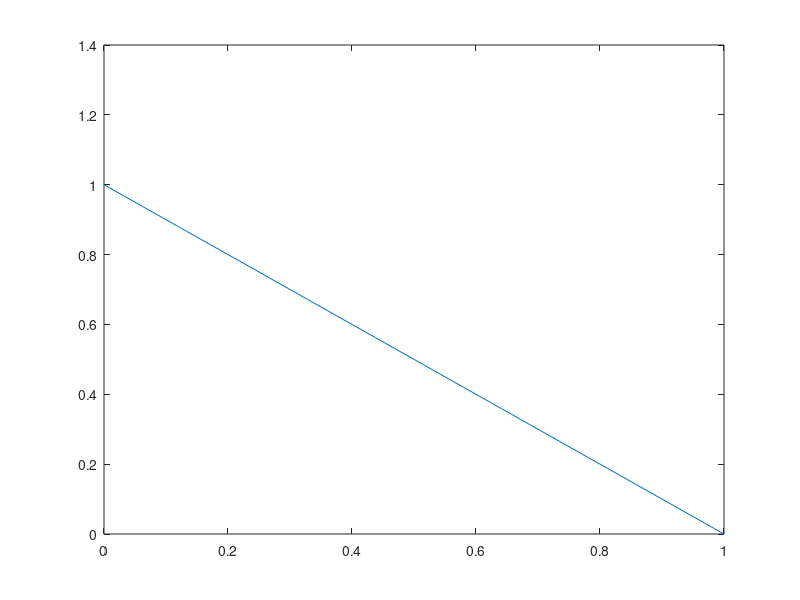
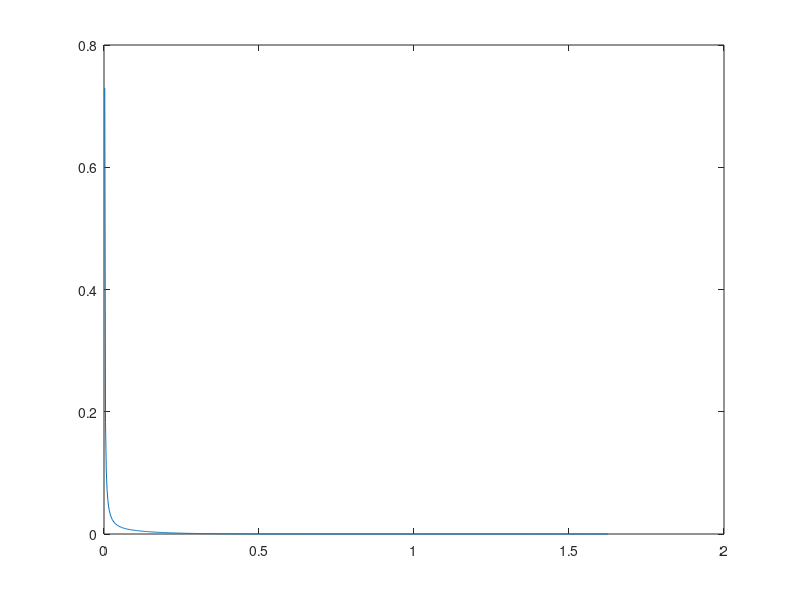

Source code (MATLAB) for these figures, in order:
clc;
clear;
close all;

h=0.015625;
N=(1/h)+1;
alpha=1;
v=10;
t=v*h^2/alpha;
tol=1e-9;
maxit=N;

B=zeros(N,N);
phi_p=zeros(N,1);
phi_p(1)=1;
phi_p(N)=0;
for j=1:N
   x(j)=(j-1)*h;
end
B(1,1)=1; B(N,N)=1;
k=2;
for j=2:N-1
   B(k,j-1)=-v;
   B(k,j)=1+2*v;
   B(k,j+1)=-v;
   k=k+1;
end
B=sparse(B);
for i=1:10000000
    phi=gmres(B,phi_p,[],tol,maxit);
    error(i)=max(abs(phi-phi_p));
    if error(i)<2e-09
        break;
    end
    phi_p=phi;
end
figure();
plot(x',phi);
for i=1:length(error)
    T(i)=i*t;
end
figure();
plot(T,error);
